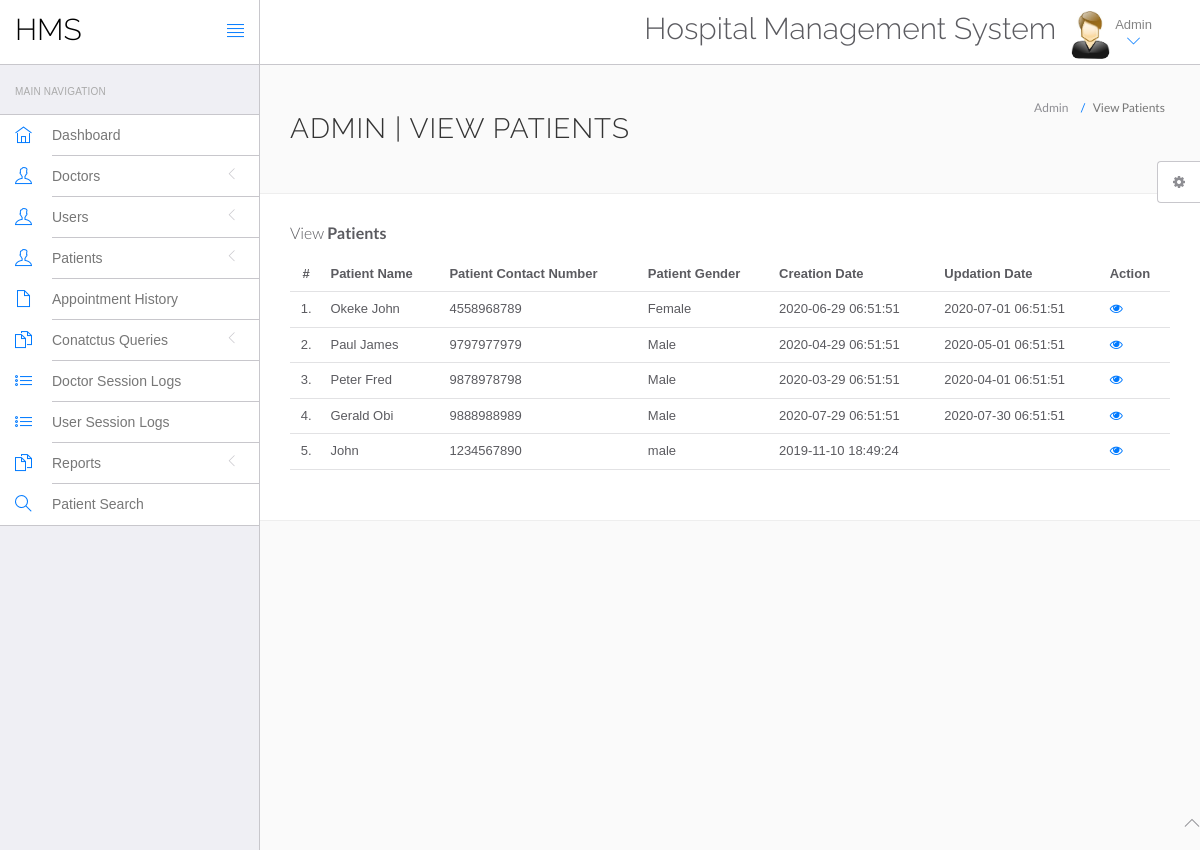
/hospital/hms/admin/manage-patient.php (signed in), run on the app's committed database.
### tables this page shows
CREATE TABLE `tblpatient` (
  `ID` int(10) NOT NULL,
  `Docid` int(10) DEFAULT NULL,
  `PatientName` varchar(200) DEFAULT NULL,
  `PatientContno` bigint(10) DEFAULT NULL,
  `PatientEmail` varchar(200) DEFAULT NULL,
  `PatientGender` varchar(50) DEFAULT NULL,
  `PatientAdd` mediumtext,
  `PatientAge` int(10) DEFAULT NULL,
  `PatientMedhis` mediumtext,
  `CreationDate` timestamp NULL DEFAULT CURRENT_TIMESTAMP,
  `UpdationDate` timestamp NULL DEFAULT NULL ON UPDATE CURRENT_TIMESTAMP
);

### hospital/hms/admin/manage-patient.php (the view, shortened to what this page needs)
<?php
include('include/config.php');
?>
<!DOCTYPE html>
<html lang="en">
	<head>
		<link rel="stylesheet" href="vendor/bootstrap/css/bootstrap.min.css">
		<link rel="stylesheet" href="vendor/fontawesome/css/font-awesome.min.css">
		<link rel="stylesheet" href="vendor/themify-icons/themify-icons.min.css">
		<link href="vendor/animate.css/animate.min.css" rel="stylesheet" media="screen">
		<link href="vendor/perfect-scrollbar/perfect-scrollbar.min.css" rel="stylesheet" media="screen">
		<link href="vendor/switchery/switchery.min.css" rel="stylesheet" media="screen">
		<link href="vendor/bootstrap-touchspin/jquery.bootstrap-touchspin.min.css" rel="stylesheet" media="screen">
		<link href="vendor/select2/select2.min.css" rel="stylesheet" media="screen">
		<link href="vendor/bootstrap-datepicker/bootstrap-datepicker3.standalone.min.css" rel="stylesheet" media="screen">
		<link href="vendor/bootstrap-timepicker/bootstrap-timepicker.min.css" rel="stylesheet" media="screen">
		<link rel="stylesheet" href="assets/css/styles.css">
		<link rel="stylesheet" href="assets/css/plugins.css">
		<link rel="stylesheet" href="assets/css/themes/theme-1.css" id="skin_color" />
	</head>
	<body>
		<div id="app">
<?php include('include/sidebar.php');?>
<div class="app-content">
<?php include('include/header.php');?>
<div class="main-content" >
<div class="wrap-content container" id="container">
<section id="page-title">
<div class="row">
<div class="col-sm-8">
<h1 class="mainTitle">Admin | View Patients</h1>
</div>
<ol class="breadcrumb">
<li>
<span>Admin</span>
</li>
<li class="active">
<span>View Patients</span>
</li>
</ol>
</div>
</section>
<div class="container-fluid container-fullw bg-white">
<div class="row">
<div class="col-md-12">
<h5 class="over-title margin-bottom-15">View <span class="text-bold">Patients</span></h5>
<table class="table table-hover" id="sample-table-1">
<thead>
<tr>
<th class="center">#</th>
<th>Patient Name</th>
<th>Patient Contact Number</th>
<th>Patient Gender </th>
<th>Creation Date </th>
<th>Updation Date </th>
<th>Action</th>
</tr>
</thead>
<tbody>
<?php
$sql=mysqli_query($con,"select * from tblpatient");
$cnt=1;
while($row=mysqli_fetch_array($sql))
{
?>
<tr>
<td class="center"><?php echo $cnt;?>.</td>
<td class="hidden-xs"><?php echo $row['PatientName'];?></td>
<td><?php echo $row['PatientContno'];?></td>
<td><?php echo $row['PatientGender'];?></td>
<td><?php echo $row['CreationDate'];?></td>
<td><?php echo $row['UpdationDate'];?>
</td>
<td>
<a href="view-patient.php?viewid=<?php echo $row['ID'];?>"><i class="fa fa-eye"></i></a>
</td>
</tr>
<?php
$cnt=$cnt+1;
 }?></tbody>
</table>
</div>
</div>
</div>
</div>
</div>
</div>
</div>
	<?php include('include/footer.php');?>
	<?php include('include/setting.php');?>
	</body>
</html>

### hospital/hms/admin/assets/css/themes/theme-1.css (style rules this page uses)
body { background: #FAFAFA; }

### data on the page
tblpatient: PatientName "Okeke John", PatientContno "4558968789", PatientGender "Female", CreationDate "2020-06-29 06:51:51", UpdationDate "2020-07-01 06:51:51"
tblpatient: PatientName "Paul James", PatientContno "9797977979", PatientGender "Male", CreationDate "2020-04-29 06:51:51", UpdationDate "2020-05-01 06:51:51"
tblpatient: PatientName "Peter Fred", PatientContno "9878978798", PatientGender "Male", CreationDate "2020-03-29 06:51:51", UpdationDate "2020-04-01 06:51:51"
tblpatient: PatientName "Gerald Obi", PatientContno "9888988989", PatientGender "Male", CreationDate "2020-07-29 06:51:51", UpdationDate "2020-07-30 06:51:51"
tblpatient: PatientName "John", PatientContno "1234567890", PatientGender "male", CreationDate "2019-11-10 18:49:24"
